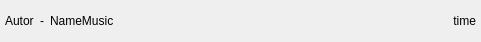
<?xml version="1.0" encoding="UTF-8"?>
<ui version="4.0">
 <class>musicWidget</class>
 <widget class="QWidget" name="musicWidget">
  <property name="geometry">
   <rect>
    <x>0</x>
    <y>0</y>
    <width>481</width>
    <height>42</height>
   </rect>
  </property>
  <property name="sizePolicy">
   <sizepolicy hsizetype="Expanding" vsizetype="Minimum">
    <horstretch>0</horstretch>
    <verstretch>0</verstretch>
   </sizepolicy>
  </property>
  <property name="maximumSize">
   <size>
    <width>16777215</width>
    <height>42</height>
   </size>
  </property>
  <property name="windowTitle">
   <string>Form</string>
  </property>
  <layout class="QHBoxLayout" name="horizontalLayout_2">
   <property name="leftMargin">
    <number>5</number>
   </property>
   <property name="topMargin">
    <number>5</number>
   </property>
   <property name="rightMargin">
    <number>5</number>
   </property>
   <property name="bottomMargin">
    <number>5</number>
   </property>
   <item>
    <layout class="QHBoxLayout" name="horizontalLayout">
     <item>
      <widget class="QLabel" name="Artist">
       <property name="sizePolicy">
        <sizepolicy hsizetype="Minimum" vsizetype="Minimum">
         <horstretch>0</horstretch>
         <verstretch>0</verstretch>
        </sizepolicy>
       </property>
       <property name="text">
        <string>Autor</string>
       </property>
      </widget>
     </item>
     <item>
      <widget class="QLabel" name="divis">
       <property name="sizePolicy">
        <sizepolicy hsizetype="Minimum" vsizetype="Fixed">
         <horstretch>0</horstretch>
         <verstretch>0</verstretch>
        </sizepolicy>
       </property>
       <property name="text">
        <string>-</string>
       </property>
      </widget>
     </item>
     <item>
      <widget class="QLabel" name="nameMusic">
       <property name="sizePolicy">
        <sizepolicy hsizetype="Minimum" vsizetype="Minimum">
         <horstretch>0</horstretch>
         <verstretch>0</verstretch>
        </sizepolicy>
       </property>
       <property name="text">
        <string>NameMusic</string>
       </property>
      </widget>
     </item>
     <item>
      <widget class="QLabel" name="time">
       <property name="sizePolicy">
        <sizepolicy hsizetype="Expanding" vsizetype="Minimum">
         <horstretch>0</horstretch>
         <verstretch>0</verstretch>
        </sizepolicy>
       </property>
       <property name="layoutDirection">
        <enum>Qt::LeftToRight</enum>
       </property>
       <property name="text">
        <string>time</string>
       </property>
       <property name="textFormat">
        <enum>Qt::AutoText</enum>
       </property>
       <property name="alignment">
        <set>Qt::AlignRight|Qt::AlignTrailing|Qt::AlignVCenter</set>
       </property>
      </widget>
     </item>
    </layout>
   </item>
  </layout>
 </widget>
 <resources/>
 <connections/>
</ui>
